Frame 1 (no input): blank canvas, image omitted
Frame 60 (no input): blank canvas, image omitted
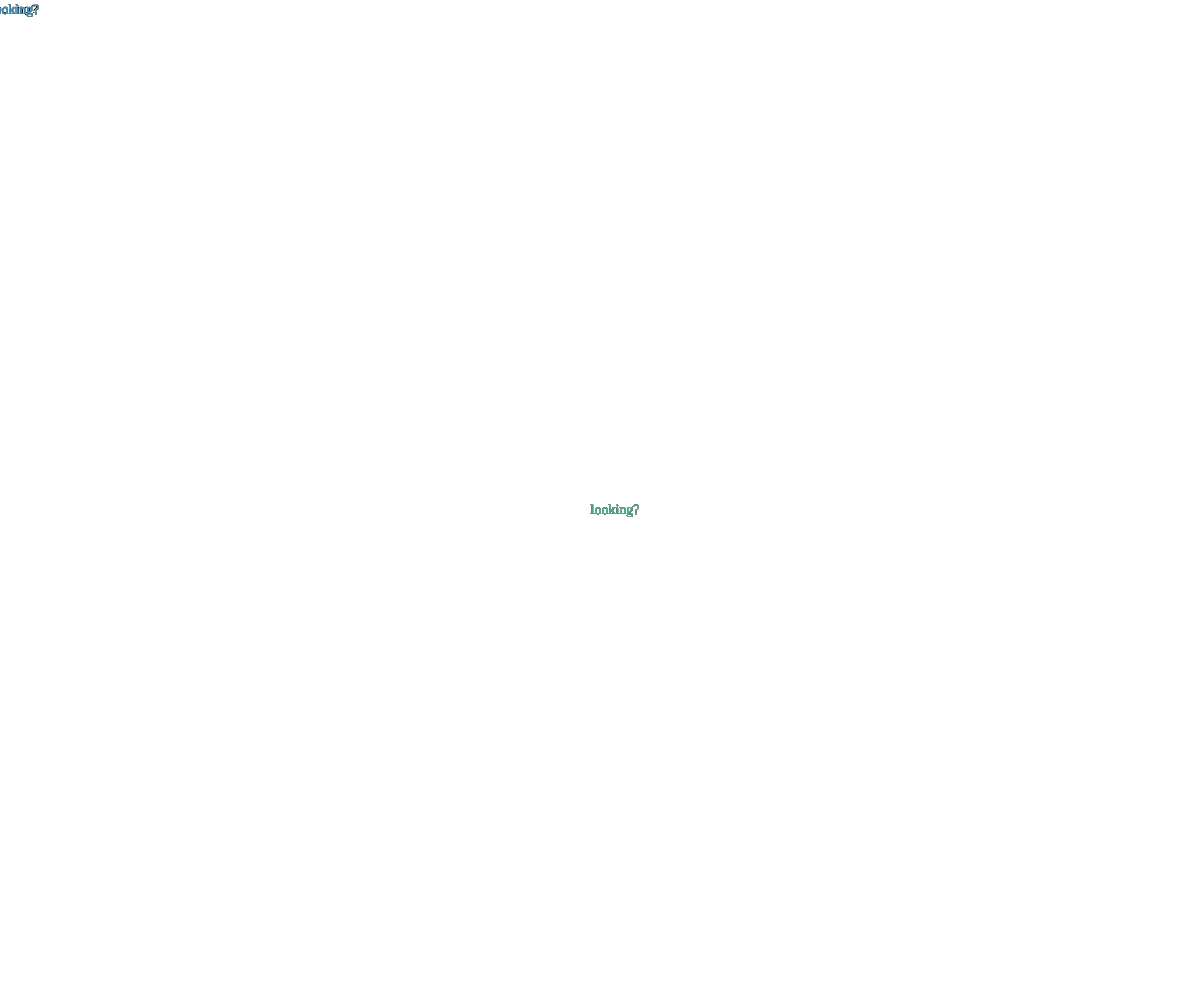
Frame 120 (the mouse pressed at the canvas centre since frame 60)

The p5.js sketch whose frames 1 and 60 were blank and that drew this single picture after the mouse press (run headless with seeded random() and noise() and a simulated clock; from frame 60 on, the mouse is pressed at the canvas centre):

// p5.js sketch
// ── sketch.js
function setup() {
    createCanvas(windowWidth, windowHeight);
}



function draw() {
    // if (mouseIsPressed) {
    //     fill(255, 255, 255, 0);
    //     // stroke(255, 255, 255);
    // } else {
    //     fill(255, 255, 255, 0);;
    // }

    // rectMode(CENTER);
    // rect(mouseX, mouseY, 90, 60);

    textAlign(CENTER,CENTER);
    text('looking?', mouseX, mouseY, 30, 20);
    fill(random(255),random(255),random(255));
    textSize(14);
    textFont('Arial Narrow');
    // stroke(29, 72, 255);
}
// ── script.js
let number = 0 
let sticker = true
const stamps = [
  `assets/man1.jpeg`,
  `assets/man2.jpeg`,
  `assets/man3.jpeg`,
  `assets/man4.jpeg`,
  `assets/man5.jpeg`,
  `assets/man6.jpeg`,
  `assets/man7.jpeg`,
  `assets/man8.jpeg`,
  `assets/man9.jpeg`,
  `assets/man10.jpeg`,
  `assets/man11.jpeg`,
  `assets/man12.jpeg`,
  `assets/man13.jpeg`,
  `assets/man14.jpeg`,
  `assets/man15.jpeg`,
  `assets/man16.jpeg`,
  `assets/man17.jpeg`,
  `assets/man18.jpeg`,
  `assets/man19.jpeg`,
  `assets/man20.jpeg`,
  `assets/man21.jpeg`,
  `assets/man22.jpeg`,
  `assets/man23.jpeg`,
  `assets/man24.jpeg`,
  `assets/man25.jpeg`,
  `assets/man26.jpeg`,
  `assets/man27.jpeg`,
  `assets/man28.jpeg`,
  `assets/man29.jpeg`,
  `assets/man30.jpeg`,
  `assets/man31.jpeg`,
  `assets/man32.jpeg`,
  `assets/man33.jpeg`,
  `assets/man34.jpeg`,
  `assets/man35.jpeg`,
  `assets/man36.jpeg`,
  `assets/man37.jpeg`,
  `assets/man38.jpeg`,
  `assets/man39.jpeg`,
  `assets/man40.jpeg`,
  `assets/man41.jpeg`,
  `assets/man42.jpeg`,
  `assets/man43.jpeg`,
  `assets/man44.jpeg`,
  `assets/man45.jpeg`,
  `assets/man46.jpeg`,
  `assets/man47.jpeg`,
  `assets/man48.jpeg`,
  `assets/man49.jpeg`,
  `assets/man50.jpeg`,
]

const stampsTag = document.querySelector(`div.stamps`)

function addStamps(x,y){
  const img = document.createElement(`img`)
  img.setAttribute(`src`, stamps[number]);
  
//    if(number < stamps.length - 1){
//     img.setAttribute(`src`, stamps[number]);
//        console.log(stamps[number])
//     number++;
//    } else{
//      number = 0
//  }
 
  //The x, y that the stamps are positioned are relative to the stamps.div container, which starts at 50% of the window width which will cause the stamps to go off the page, unless you adjust by subtracting half of the width of the viewport
  img.style.left = x + `px`
  img.style.top = y + `px`
  
  
  stampsTag.appendChild(img)

      number = Math.floor(Math.random() * 50);
    
    // number += 1
    // if (number > stamps.length - 1){
    //     number = 0
    // }
  
  //Add audio
  const audio = document.createElement("audio")
  audio.setAttribute(`src`, `assets/grindr.mp3`)
  audio.play()
}

document.addEventListener(`click`, function(event){
    if(sticker == true){
        addStamps(event.pageX, event.pageY)
        console.log(event.pageX + "," + event.pageY)}
})

// ── styles.css
@keyframes rainbow {
  0% {border: solid 1px red;
      box-shadow: 0px 0px 20px red;
      transform: translate(-50%,-50%) rotate(0deg) rotateX(0deg) rotateY(0deg);
      -ms-transform: translate(-50%,-50%) rotate(0deg) rotateX(0deg) rotateY(0deg);
      -webkit-transform: translate(-50%,-50%) rotate(0deg) rotateX(0deg) rotateY(0deg);
      -moz-transform: translate(-50%,-50%) rotate(0deg) rotateX(0deg) rotateY(0deg);
      -o-transform: translate(-50%,-50%) rotate(0deg) rotateX(0deg) rotateY(0deg);}
  15% {border: solid 1px orange;
      box-shadow: 0px 0px 20px orange;}
  30% {border: solid 1px yellow;
      box-shadow: 0px 0px 20px yellow;}
  45% {border: solid 1px green;
      box-shadow: 0px 0px 20px green;}
  60% {border: solid 1px blue;
      box-shadow: 0px 0px 20px blue;}   
  75% {border: solid 1px purple;
      box-shadow: 0px 0px 20px purple;} 
  100% {border: solid 1px red;
      box-shadow: 0px 0px 20px red;
      transform: translate(-50%,-50%) rotate(360deg) rotateX(360deg) rotateY(360deg);
      -ms-transform: translate(-50%,-50%) rotate(360deg) rotateX(360deg) rotateY(360deg);
      -webkit-transform: translate(-50%,-50%) rotate(360deg) rotateX(360deg) rotateY(360deg);
      -moz-transform: translate(-50%,-50%) rotate(360deg) rotateX(360deg) rotateY(360deg);
      -o-transform: translate(-50%,-50%) rotate(360deg) rotateX(360deg) rotateY(360deg);}       

}

/*@keyframes float{
	0% {transform: translate(0,0);}
	100%{transform: translate(0,100%);}
}

@keyframes spin{
  0%{ transform: translate(-50%,-50%) rotate(0deg) rotateX(0deg) rotateY(0deg);}
  100%{ transform: translate(-50%,-50%) rotate(360deg) rotateX(360deg) rotateY(360deg);}
}*/

/*#startScreen {
  width: 100%;
  height: 100vh;
  background-color: black;
  z-index: 999;
}*/

canvas {
  position: absolute;
  width:100%;
  height: 100vh;
  overflow: hidden;
  left: 0;
  top: 0;
  z-index: 1;
}

body {
	height: 100%;
	width: 100%;
	margin: 0;
	padding: 0;
	overflow: hidden;

}

.video-bg {
	height: 100vh;
}

/*STAMPS*/
div.stamps {
    position: absolute;
    top: 0;
    left: 0;
    width: 100%;
    height: 100%;
    pointer-events: none;
/*    background-color: red;*/
}

div.stamps img{
  position: absolute; 
  /*Need to position absolutely for elements to respond to top/left style	*/
  /* transform: translate(-50%,-50%);  Need to translate so stickers placed in the middle of the mouse click. However when you add the spin animation, it overwrites this transform because trasforms are not additive in CSS. You have to add this transform to the animation itself for it to show up */
    width: 150px;
    height: 150px;
  	animation: rainbow 30s ease-in-out infinite;
    border: solid 1px red;
    box-shadow: 0px 0px 20px red;
  	border-radius: 20px;
    z-index: 2;
}
